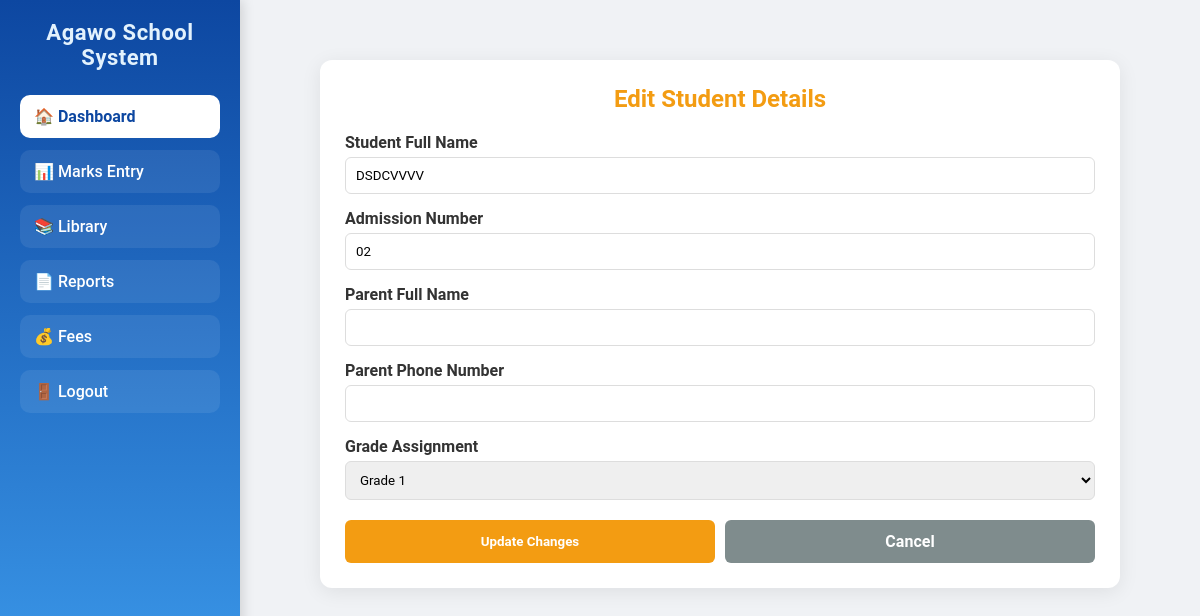
/student/129/edit/ (signed in), run on the app's committed database.
### core/models.py (models this page shows, shortened)
class Student(models.Model):
    student_name = models.CharField(max_length=200)
    admission_number = models.CharField(max_length=20, unique=True)
    grade = models.CharField(max_length=20, choices=GRADE_CHOICES)
    parent_name = models.CharField(max_length=200, blank=True, null=True)
    parent_phone = models.CharField(max_length=15, blank=True, null=True)

### core/views.py (the view, shortened to what this page needs)
# urls.py: path('student/<int:student_id>/edit/', views.edit_student, name='edit_student'),
@login_required
@user_passes_test(is_admin)
def edit_student(request, student_id):
    student = get_object_or_404(Student, id=student_id)
    raw_grade_str = str(student.grade or "1")
    numeric_match = re.search(r'\d+', raw_grade_str)
    grade_id = numeric_match.group() if numeric_match else "1"
    return render(request, "edit_student.html", {
        "student": student,
        "grade_id": int(grade_id),  # Guarantees integer layout for {% url 'grade_students' grade_id %}
        "grades": [f"Grade {i}" for i in range(1, 10)]
    })

### core/views.py (called while the page is built)
def is_admin(user):
    return user.is_staff

### templates/edit_student.html (shortened to what this page needs)
{% extends "base.html" %}
{% block content %}
<div class="container">
    <h2>Edit Student Details</h2>
    <form method="POST">
        <div class="form-group">
            <label for="student_name">Student Full Name</label>
            <input type="text" id="student_name" name="student_name" value="{{ student.student_name }}" required>
        </div>
        <div class="form-group">
            <label for="admission_number">Admission Number</label>
            <input type="text" id="admission_number" name="admission_number" value="{{ student.admission_number }}" required>
        </div>
        <div class="form-group">
            <label for="parent_name">Parent Full Name</label>
            <input type="text" id="parent_name" name="parent_name" value="{{ student.parent_name|default:'' }}">
        </div>
        <div class="form-group">
            <label for="parent_phone">Parent Phone Number</label>
            <input type="text" id="parent_phone" name="parent_phone" value="{{ student.parent_phone|default:'' }}">
        </div>
        <div class="form-group">
            <label for="grade">Grade Assignment</label>
            <select id="grade" name="grade">
                {% for g in grades %}
                    <option value="{{ g }}" {% if student.grade == g %}selected{% endif %}>{{ g }}</option>
                {% endfor %}
            </select>
        </div>
        <div class="actions-row">
            <button type="submit" class="btn btn-save">Update Changes</button>
            <a href="{% url 'grade_students' grade_id %}" class="btn btn-cancel">Cancel</a>
        </div>
    </form>
</div>
{% endblock %}

### templates/base.html (style rules this page uses)
* { margin:0; padding:0; box-sizing:border-box; font-family:'Roboto', Arial, sans-serif; }
body { display:flex; min-height:100vh; background:#f0f2f5; color:#333; }
.btn { display:inline-block; padding:10px 18px; background:#1565c0; color:#fff; border-radius:8px; text-decoration:none; font-weight:500; transition: background 0.3s ease; }

### templates/edit_student.html (style rules this page uses)
.container { max-width: 800px; margin: 30px auto; background: #ffffff; padding: 25px; border-radius: 12px; box-shadow: 0 4px 20px rgba(0,0,0,0.08); font-family: Arial, sans-serif; }
h2 { text-align: center; color: #f39c12; margin-bottom: 20px; }
.form-group { margin-bottom: 15px; }
.form-group label { display: block; margin-bottom: 5px; font-weight: bold; color: #333; }
.form-group input, .form-group select { width: 100%; padding: 10px; border-radius: 6px; border: 1px solid #ddd; box-sizing: border-box; }
.actions-row { display: flex; gap: 10px; margin-top: 20px; }
.btn { flex: 1; padding: 12px; border: none; border-radius: 6px; cursor: pointer; font-weight: bold; text-align: center; text-decoration: none; }
.btn-save { background: #f39c12; color: white; }
.btn-cancel { background: #7f8c8d; color: white; }

### data on the page
Student: student_name "DSDCVVVV", admission_number "02", grade "Grade 1"
